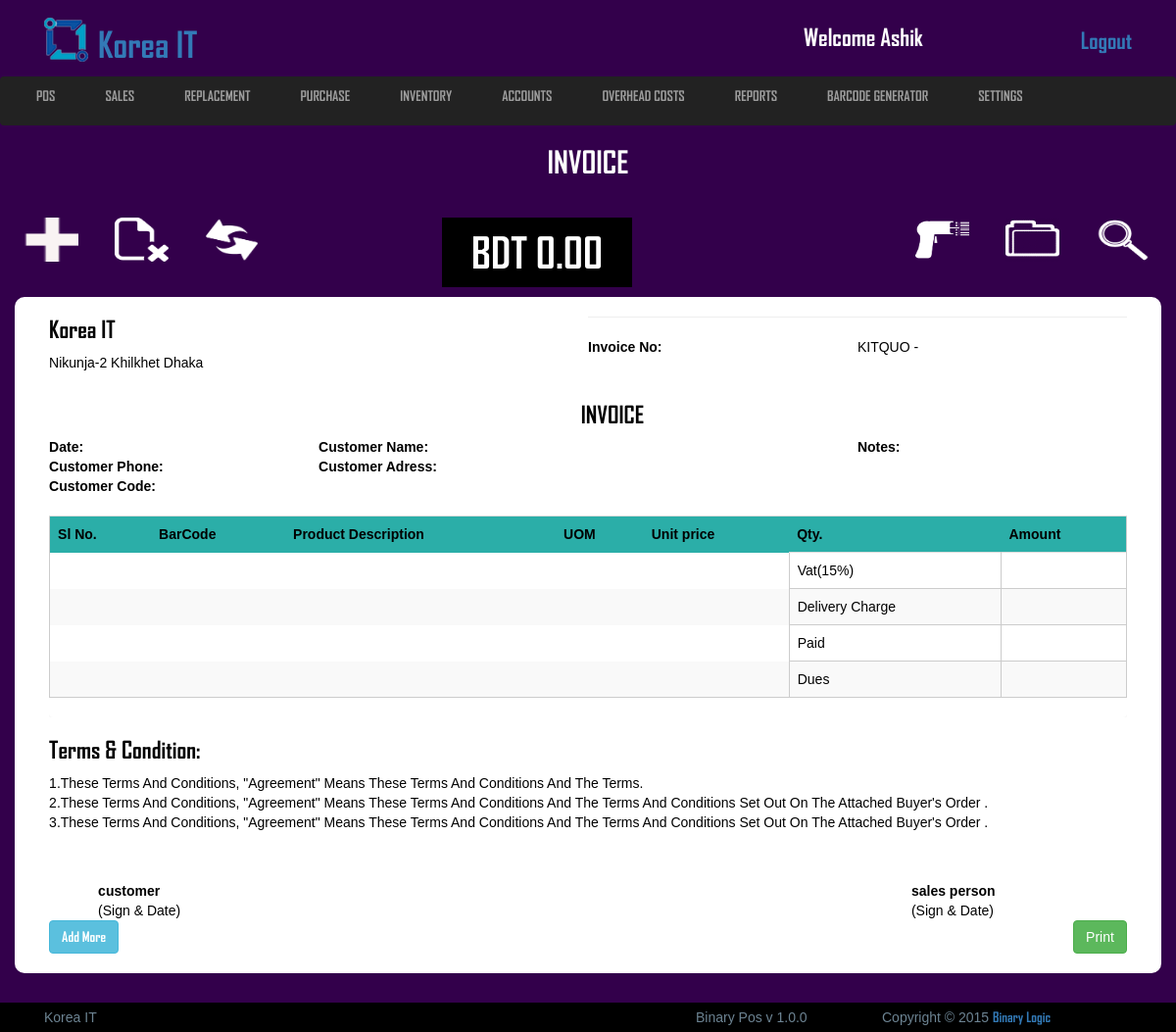
Screenshot of /view/view_invoice_pos.php (signed in) with the database file from the repository.
### tables this page shows
CREATE TABLE IF NOT EXISTS `logo_section` (
  `id` int(11) NOT NULL AUTO_INCREMENT,
  `image` varchar(255) NOT NULL,
  `name` varchar(100) NOT NULL,
  PRIMARY KEY (`id`)
);

CREATE TABLE IF NOT EXISTS `terms_condition` (
  `id` int(11) NOT NULL AUTO_INCREMENT,
  `invoice` text NOT NULL,
  `quotation` text NOT NULL,
  `sales` text NOT NULL,
  PRIMARY KEY (`id`)
);

### view/view_invoice_pos.php (the view, shortened to what this page needs)
	<?php include('includes/all_link_body.php'); ?>
<link rel="stylesheet" type="text/css" href="css/print.css">
<header class="header_section">
	<div class="container">
		<div class="row">
			<div class="col-md-12">
				<?php include('includes/header_top.php'); ?>
			</div>
		</div>
	</div>
	<?php include('includes/main_nav.php'); ?>
	<div class="conainer">
		<div class="row">
			<div class="col-md-12">
				<div class="sales_point">
					<h2>invoice</h2>
				</div>
				<div class="navbar navbar-default" role="navigation">
				  <div class="container">
				    <div class="collapse navbar-collapse no_padding" id="bs-example-navbar-collapse-1">
				      <ul class="nav navbar-nav">
				        <li class=""><a href="add_invoice.php" data-toggle="tooltip" data-placement="bottom" title="Add"><img src="img/icon/add.png"> </a></li>
				        <li class=""><a href="#" data-toggle="tooltip" data-placement="bottom" title="Delete"><img src="img/icon/Files-Delete-File-icon.png"></a></li>
				        <li class=""><a href="replacement.php" data-toggle="tooltip" data-placement="bottom" title="Replacement"><img src="img/icon/refresh-icon.png"></a></li>
				        <li><h3 class="bdt_price">BDT <p class="navbar_total_price" name="spTotalPrice"><b><output id="total5" for="change">0</output></b></p>.00</h3></li>
				      </ul>
				      <ul class="nav navbar-nav navbar-right">
				        <li>
				            <img src="img/icon/barcode-scanner_318-47243.png" class="barcode fa fa-search barcode-btn">
				        </li>
				        <li class=""><a href="#" data-toggle="tooltip" data-placement="bottom" title="View"><img src="img/icon/86-Folder-512.png"></a></li>
				        <li>
				            <img src="img/icon/search.png" class="search fa fa-search search-btn">
				        </li>
				      </ul>
				    </div>
				  </div>
				</div>
			</div>
		</div>
	</div>
</header>
<section class="view_container_content">
	<div class="container" style="background:#fff;border-radius: 10px;">
		<div class="row">
			<div class="col-md-12 no_padding">
				<div class="all_page">
					<div id="print">
						<div class="logo_section">
							<div class="logo_left">
								<h3>Korea IT</h3>
								<p style="margin-bottom:10px;">Nikunja-2 Khilkhet Dhaka</p>
							</div><hr>
							<div class="invoice_right">
								<div class="in_no">
									<p class="left"><b>Invoice No:</b></p>
									<p class="right">KITQUO - <?php if(isset($invoice->invoice_no)){ echo $invoice->invoice_no;}; ?></p>
								</div>
							</div>
						</div>
						<div class="address_section">
							<h3 class="pull_center">Invoice</h3>
							<div class="left_section">
								<div class="cus_date">
									<p class="left"><b>Date:</b></p>
								</div>
								<div class="cus_name">
									<p class="left"><b>Customer Name:</b></p>
								</div>
								<div class="cus_phone">
									<p class="left"><b>Customer Phone:</b></p>
								</div>
								<div class="cus_address">
									<p class="left"><b>Customer Adress:</b></p>
									<p class="right"><?php if(isset($customer->customer_address)){ echo $customer->customer_address;} ?>&nbsp;</p>
								</div>
								<div class="cus_code">
									<p class="left"><b>Customer Code:</b></p>
								</div>
							</div>
							<div class="right_section">
								<div class="notes">
									<p><b>Notes:</b></p>
								</div>
							</div>
						</div>
						<div class="table_section" id="table">
							<div class="panel panel-info no_margin"style="border:0;">
							  <div class="panel-body no_padding">
							    <div class="table-responsive">
								  <table class="table table-striped">
								    <tr class="first_row" style="background: #2BAEA8;">
								    	<th>Sl No.</th>
								    	<th>BarCode</th>
								    	<th>Product Description</th>
								    	<th>UOM</th>
								    	<th>Unit price</th>
								    	<th>Qty.</th>
								    	<th>Amount</th>
								    </tr>
								    <tr>
								    	<td colspan="5"style="border: 0 !important;"></td>
								    	<td colspan="1">Vat(15%)</td>
								    	<td colspan="1"><?php if(isset($invoice->vat)){ echo $invoice->vat;}; ?></td>
								    </tr>
								    <tr>
								    	<td colspan="5"style="border: 0 !important;"></td>
								    	<td colspan="1">Delivery Charge</td>
								    	<td colspan="1"><?php if(isset($invoice->delivery_charge)){ echo $invoice->delivery_charge;}; ?></td>
								    </tr>
								    <tr>
								    	<td colspan="5"style="border: 0 !important;"></td>
								    	<td colspan="1">Paid</td>
								    	<td colspan="1"><?php if(isset($invoice->paid)){ echo $invoice->paid;}; ?></td>
								    </tr>
								    <tr>
								    	<td colspan="5"style="border: 0 !important;"></td>
								    	<td colspan="1">Dues</td>
								    	<td><?php if(isset($invoice->due)){ echo $invoice->due;}; ?></td>
								    </tr>
								  </table>
								</div>
							  </div>
							</div>
						</div>
						<div class="condition_section">
							<h3>Terms & Condition:</h3>
							<?php
							  	$startement = $db->prepare("SELECT * FROM terms_condition WHERE id=1");
							  	$startement->execute();
							  	$result = $startement->fetchAll(PDO::FETCH_ASSOC);
							  	foreach ($result as $row)
							  		$invoice = $row['invoice'];
							  	echo $invoice;
							   ?>
						</div>
						<div class="signer_section">
							<div class="left_signer_customer pull_left">
								<b>customer</b><br>(Sign & Date)
							</div>
							<div class="right_signer_sales pull_right">
								<b>sales person</b><br>(Sign & Date)
							</div>
						</div>
					</div>
						<div class="bottom_section">
							<a href="welcome.php"><input class="btn btn-info pull-left" type="submit" value="Add More" name=""></a>
							<button class="btn btn-success pull-right"name="confirm_invoice" onclick="printDiv('print')">Print
							</button>
						</div>
				</div>
			</div>
		</div>
	</div>
</section>
	<?php include('includes/footer.php'); ?>

### view/includes/header_top.php (shortened to what this page needs)
<?php include('config.php'); ?>
<div class="header_top">
	<div class="col-md-8">
		<?php
		 	$startement = $db->prepare("SELECT * FROM logo_section WHERE id=1");
		 	$startement->execute();
		 	$result = $startement->fetchAll(PDO::FETCH_ASSOC);
		 	foreach ($result as $row) {
		 		$image = $row['image'];
		 		$name = $row['name'];
		 	}
		  ?>
		<a href="#"><img src="uploads/logo/<?php echo $image; ?>" alt="logo"><h1> <?php echo $name; ?></h1></a>
	</div>
	<div class="col-md-4">
		<ul class="header_top_aside">
			<li><h3>welcome <?php if(isset($_SESSION["username"])){echo $_SESSION["username"];} ?></h3></li>
			<li style="float:right"><a href="index.php">Logout</a></li>
		</ul>
	</div>
</div>

### view/css/style.css (style rules this page uses)
* { margin: 0; padding: 0; }
body { background: #33004B;color: #fff;font-family: 'arial'; }
h1,h2,h3,h4,a { font-family: 'AGENCYB'; }
.no_margin { margin: 0; }
.no_padding { padding: 0; }
.panel-body { color: #000; }
.row { width: 100%; margin: 0 }
.container { padding: 0; }
.header_section .header_top { width: 100%;overflow: hidden; }
.header_section .header_top a { text-decoration: none; }
.header_section .header_top a img { margin-top: -30px; margin-right: 10px; }
.header_section .header_top a h1 { display: inline-block;margin-top: 20px; }
.header_section .header_top .header_top_aside { width: 100%;overflow: hidden; margin: 20px 0; }
.header_section .header_top .header_top_aside li { list-style: none;float: left;margin-left: 15px; }
.header_section .header_top .header_top_aside li h3 { margin: 0; }
.header_section .header_top .header_top_aside li a { text-decoration: none;font-size: 23px; }
.sales_point { width: 100%;overflow: hidden;margin-bottom: 20px; }
.sales_point h2 { text-align: center;text-transform: uppercase;font-size: 31px; }
ul.nav.navbar-nav { position : relative; }
.navbar-nav > li > a { padding-top : 0; padding-bottom : 0; }
img.search.fa.search-btn.fa-search { cursor : pointer;width: 55px; }
img.barcode.fa.barcode-btn.fa-search { cursor : pointer;width: 55px; }
.navbar-default { background-color: #f7f7f7; }
.header_section .navbar-default { border: 0;background: none; }
.navbar-nav>li { margin-right: 37px; }
.navbar-default .navbar-nav>li>a { color: #777;margin: 0;padding: 0; }
.nav>li>a>img { width: 55px; }
.bdt_price { margin:0px 150px;background: #000;padding: 5px 30px;font-size: 43px; }
.view_container_content { width: 100%;overflow: hidden;margin-bottom: 30px;margin-top: 20px;min-height: 465px; }
.view_container_content .notes { overflow: hidden;width: 50%;float: right; }
.navbar_total_price { display: inline-block; }
.navbar_total_price output { display: inline-block;font-size: 43px;padding: 0;color: #fff; }
header { height: 20vh; }
.navbar { border: 0;margin-top: 15px;padding: 10px;margin: 0; }
.header_section { padding-top: 5px; }
.table { border:1px solid #ccc; }
td { border: 1px solid #ccc; }
.left { width:50%;float: left;overflow: hidden; }
.right { width:50%;float: right;overflow: hidden; }
p { margin: 0;color: #000; }
.pull_left { float: left;margin-top: 50px; }
.pull_right { float: right;margin-top: 50px; }
.pull_center { text-align: center;margin-left: 50px;margin-top: 20px; }
table { width: 100%;overflow: hidden; }
.all_page { width:94%;overflow: hidden;margin: 0 auto;margin-bottom: 20px; }
.all_page .logo_section { width:100%;overflow: hidden; }
.all_page .logo_section .logo_left { width:50%;float: left;overflow: hidden; }
.all_page .logo_section .logo_left h3 { margin-bottom: 10px;color: #000; }
.all_page .logo_section .invoice_right { width:50%;float: right;overflow: hidden; }
.all_page .logo_section .invoice_right .in_no p { color: #000; }
.all_page .address_section { width: 100%;overflow: hidden;margin-bottom: 20px; }
.all_page .address_section h3 { color: #000;text-align: center;text-transform: uppercase;margin-bottom: 10px; }
.all_page .address_section .left_section { width: 50%;float: left;overflow: hidden; }
.all_page .address_section .right_section { width: 50%;float: right;overflow: hidden; }
.all_page .table_section { width: 100%;overflow: hidden; }
.all_page .condition_section h3 { color: #000; }
.all_page .condition_section p { color: #000; }
.all_page .signer_section { width: 100%;overflow: hidden;color: #000; }
.all_page .signer_section .left_signer_customer { width: 40%;float: left;margin-left: 50px;overflow: hidden; }
.all_page .signer_section .right_signer_sales { width: 20%;float: right;overflow: hidden; }
.all_page .bottom_section a { color: #000; }

### view/includes/header_top.php (style rules this page uses)
h3 { text-transform: capitalize; }
h1 { text-transform: capitalize; }
img { width: 45px;height: 45px; }

### rows the page displays
logo_section: image (picture), name "Korea IT"
terms_condition: invoice "1.These Terms And Conditions, \"Agreement\" Means These Terms And Conditions And The Terms. 2.These Terms And Conditions, \"Agreement\" Means These Terms And Conditions And The Terms And Conditions Set Out On The Attached Buyer's Order . 3.These Terms And Conditions, \"Agreement\" Means These Terms And Conditions And The Terms And Conditions Set Out On The Attached Buyer's Order ."

### other values shown
$_SESSION["username"] "Ashik"
